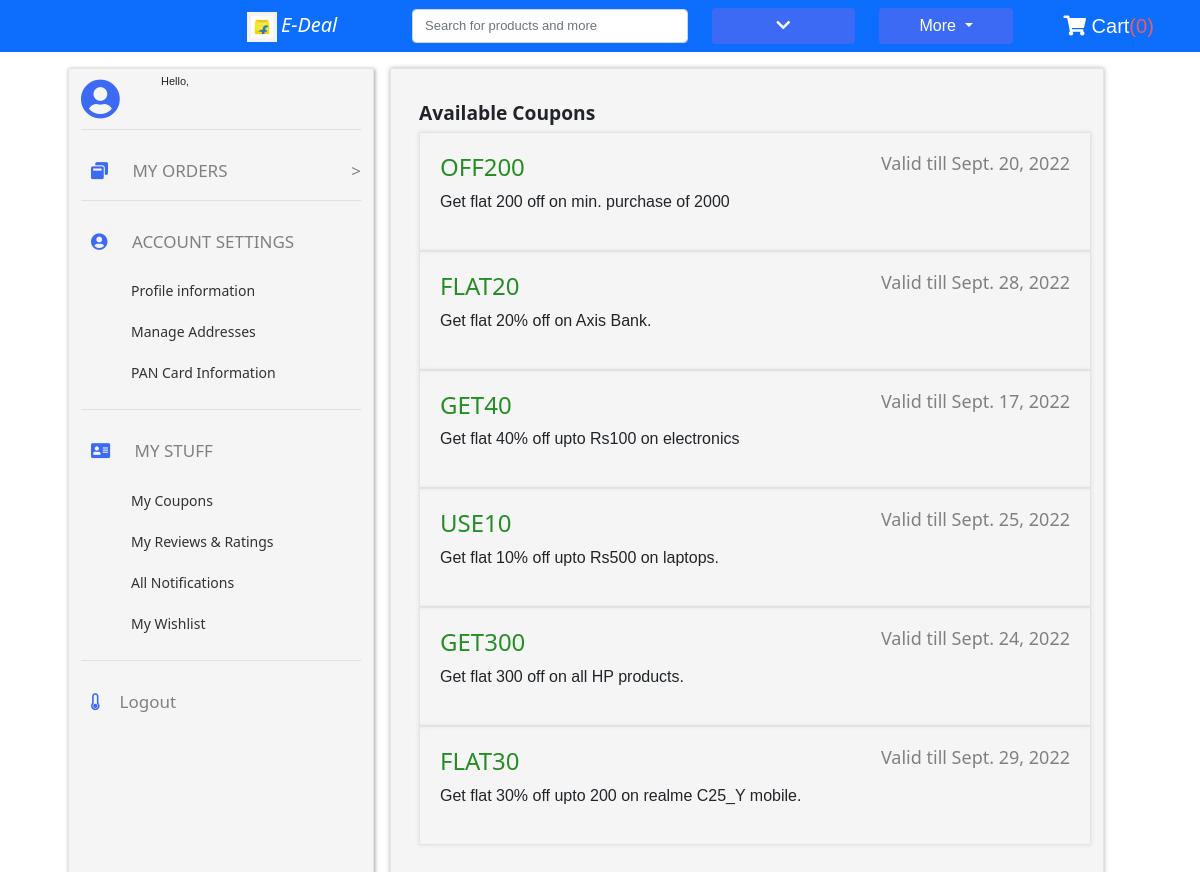
The page /coupon/ (signed in) on the database its author committed.
### store/models.py (models this page shows, shortened)
class Coupon(models.Model):
    coupon_type = (
        ('min', 'min'),
        ('bank', 'bank'),
        ('category', 'category'),
        ('sub_cat', 'sub_cat'),
        ('brand', 'brand'),
        ('product','product')
    )
    dis_type = (
        ('in_percentage', 'in_percentage'),
        ('in_rupees','in_rupees')
    )
    user = models.ForeignKey(User, on_delete=models.CASCADE)
    coupon_type = models.CharField(max_length=8, choices=coupon_type)
    min = models.IntegerField(default=None, null=True, blank=True)
    bank = models.CharField(max_length=45,default=None, null=True, blank=True)
    category = models.ForeignKey(Category, on_delete=models.CASCADE, default=None, null=True, blank=True)
    sub_cat = models.ForeignKey(SubCategory, on_delete=models.CASCADE, default=None, null=True, blank=True)
    brand = models.CharField(max_length=20, default=None, null=True, blank=True)
    product = models.ForeignKey(Product, on_delete=models.CASCADE, default=None, null=True, blank=True)
    coupon_code = models.CharField(max_length=6)
    discount_type = models.CharField(max_length=15, choices=dis_type)
    discount = models.IntegerField()
    upto = models.IntegerField(default=None, null=True, blank=True)
    description = models.CharField(max_length=50)
    valid_till = models.DateField(default=None)

### store/views.py (the view, shortened to what this page needs)
# urls.py: path("coupon/",CouponView.as_view(), name="coupon"),
class CouponView(View):
    def get(self, request):
        context = {"coupons": Coupon.objects.all()}
        return render(request, "store/coupon.html", context)

### store/templatetags/cart_filter.py (called while the page is built)
@register.filter(name="cart_quantity")
def cart_quantity(cart):
    return len(cart)

### store/templates/store/coupon.html (shortened to what this page needs)
{% extends 'store/base.html' %}
{% load static %}
{% load crispy_forms_tags %}
{% load cart_tag %}
{% load cart_filter %}
{% block content %}
<div class="wish-div">
    <div class="row">
        <div class="col-md-3 wish-sidebar">
            <div class="row w-profile">
                <div class="col-md-3 w-img">
                    <i class="fa fa-user-circle user" aria-hidden="true"></i>
                </div>
                <div class="col">
                    <p class="w-hello">Hello,</p>
                </div>
            </div>
            <hr class="line" id="w-line">
            <div class="mt-3 w-order">
                <a href="{% url 'store:order' %}"><i class="fa fa-window-restore user" aria-hidden="true"></i><span
                        class="w-s-h"> MY ORDERS</span><span class="w-s">></span></a>
            </div>
            <hr class="line mt-3">
            <div class="mt-3">
                <div class="w-order">
                    <p> <i class="fa fa-user-circle user" aria-hidden="true"></i>
                        <span class="w-s-h">ACCOUNT SETTINGS</span>
                    </p>
                </div>
                <a href="{% url 'store:profile' %}" class="w-a-s">Profile information</a>
                <a href="" class="w-a-s">Manage Addresses</a>
                <a href="" class="w-a-s">PAN Card Information</a>
            </div>
            <hr class="line mt-3">
            <div class="mt-3">
                <div class="w-order">
                    <p> <i class="fa fa-address-card user" aria-hidden="true"></i>
                        <span class="w-s-h">MY STUFF</span>
                    </p>
                </div>
                <a href="{% url 'store:coupon' %}" class="w-a-s">My Coupons</a>
                <a href="" class="w-a-s">My Reviews & Ratings</a>
                <a href="" class="w-a-s">All Notifications</a>
                <a href="{% url 'store:wish' %}" class="w-a-s">My Wishlist</a>
            </div>
            <hr class="line mt-3">
            <div class="w-order">
                <a href="{% url 'store:logout' %}"><i class="fa fa-thermometer-empty user" aria-hidden="true"></i><span
                        class="w-s-h">Logout</span></a>
            </div>
        </div>
        <div class="col-md-7 p-info">
            <div class="profile-div">
                <h3 class="coupon">Available Coupons</h3>
                {% for coupon in coupons %}
                 <div class="coupon-item">
                    <h4 class="coupon-code">{{coupon.coupon_code}} <span class="val-till">Valid till {{coupon.valid_till}}</span></h4>
                    <p class="e-font">{{coupon.description}}</p>
                 </div>
                 {% endfor %}
            </div>
        </div>
    </div>
</div>
{% endblock %}

### store/static/css/style.css (style rules this page uses)
.e-font { font-family: 'Franklin Gothic Medium', 'Arial Narrow', Arial, sans-serif; }
.user { color: rgb(60, 106, 245); }
.wish-sidebar { margin-left: 5rem; padding-left: 50px; border: .3px solid rgb(230, 227, 227); box-shadow: 0.5px 0.5px 4px rgb(165, 162, 162); background-color: whitesmoke; }
.wish-div { margin-top: 1rem; }
.w-hello { margin: 4px; font-family: 'Franklin Gothic Medium', 'Arial Narrow', Arial, sans-serif; font-size: 11px; }
.w-img { font-size: 40px; }
#w-line { margin-top: 0px; }
.w-order { padding-top: 12px; padding-left: 10px; font-family: 'Segoe UI', Tahoma, Geneva, Verdana, sans-serif; color: gray; font-size: 17px; }
.w-order a { color: gray; text-decoration: none; }
.w-s-h { margin-left: 20px; }
.w-s { float: right; }
.w-a-s { margin-left: 40px; padding: 10px; text-decoration: none; color: rgb(51, 49, 49); display: block; font-family: 'Segoe UI', Tahoma, Geneva, Verdana, sans-serif; font-size: 14px; }
.coupon { font-family: 'Segoe UI', Tahoma, Geneva, Verdana, sans-serif; font-size: larger; font-weight: bold; }
.coupon-item { border: .3px solid rgb(230, 227, 227); box-shadow: 0.1px 0.1px 5px rgb(219, 216, 216); font-family: 'Segoe UI', Tahoma, Geneva, Verdana, sans-serif; }
.coupon-item { padding: 20px; }
.val-till { color: gray; float: right; font-size: large; }
.coupon-code { color: rgb(37, 141, 37); }
.p-info { margin-left: 1rem; border: .3px solid rgb(230, 227, 227); box-shadow: 0.1px 0.1px 5px rgb(165, 162, 162); padding: 2rem 2rem; background-color: whitesmoke; }
.profile-div { padding-left: 1rem; }
.line { opacity: 10%; }

### rows shown on the page
Coupon: coupon_code "OFF200", valid_till "Sept. 20, 2022", description "Get flat 200 off on min. purchase of 2000"
Coupon: coupon_code "FLAT20", valid_till "Sept. 28, 2022", description "Get flat 20% off on Axis Bank."
Coupon: coupon_code "GET40", valid_till "Sept. 17, 2022", description "Get flat 40% off upto Rs100 on electronics"
Coupon: coupon_code "USE10", valid_till "Sept. 25, 2022", description "Get flat 10% off upto Rs500 on laptops."
Coupon: coupon_code "GET300", valid_till "Sept. 24, 2022", description "Get flat 300 off on all HP products."
Coupon: coupon_code "FLAT30", valid_till "Sept. 29, 2022", description "Get flat 30% off upto 200 on realme C25_Y mobile."

### other values the page prints
{{ request.session.cart|cart_quantity }} "0"
